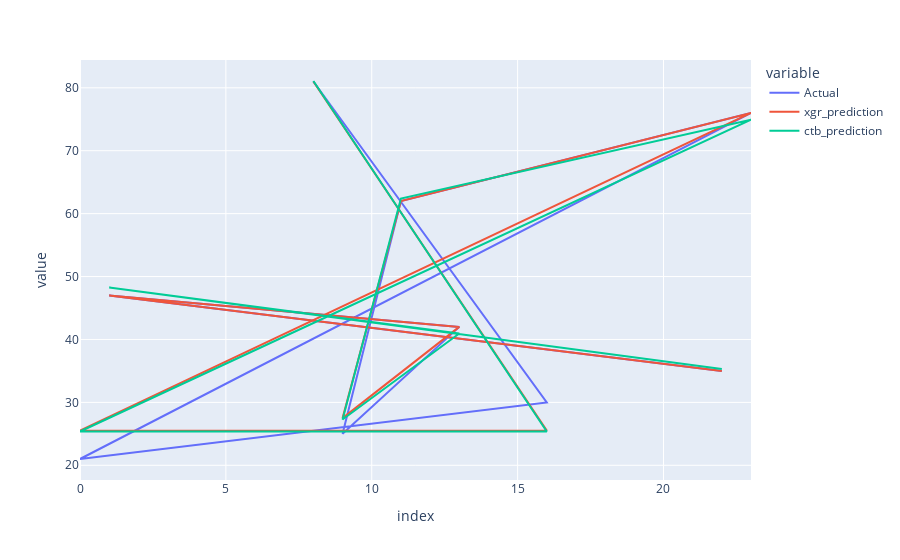

Notebook code cell kept with this figure:
### Code cell
px.line(xgr_df)#visulizing both prediction compared to original scores

### Figure 1 — Plotly figure (JSON) as saved in the notebook; plotly's stock layout.template omitted (floating-point values rounded to 4 significant figures)
{"data": [{"hovertemplate": "variable=Actual<br>index=%{x}<br>value=%{y}<extra></extra>", "legendgroup": "Actual", "line": {"color": "#636efa", "dash": "solid"}, "marker": {"symbol": "circle"}, "mode": "lines", "name": "Actual", "orientation": "v", "showlegend": true, "type": "scatter", "x": [8, 16, 0, 23, 11, 9, 13, 1, 22], "xaxis": "x", "y": [81, 30, 21, 76, 62, 25, 42, 47, 35], "yaxis": "y"}, {"hovertemplate": "variable=xgr_prediction<br>index=%{x}<br>value=%{y}<extra></extra>", "legendgroup": "xgr_prediction", "line": {"color": "#EF553B", "dash": "solid"}, "marker": {"symbol": "circle"}, "mode": "lines", "name": "xgr_prediction", "orientation": "v", "showlegend": true, "type": "scatter", "x": [8, 16, 0, 23, 11, 9, 13, 1, 22], "xaxis": "x", "y": [81.0, 25.5, 25.5, 76.0, 62.0, 27.5, 42.0, 47.0, 35.0], "yaxis": "y"}, {"hovertemplate": "variable=ctb_prediction<br>index=%{x}<br>value=%{y}<extra></extra>", "legendgroup": "ctb_prediction", "line": {"color": "#00cc96", "dash": "solid"}, "marker": {"symbol": "circle"}, "mode": "lines", "name": "ctb_prediction", "orientation": "v", "showlegend": true, "type": "scatter", "x": [8, 16, 0, 23, 11, 9, 13, 1, 22], "xaxis": "x", "y": [81.08, 25.38, 25.38, 74.93, 62.4, 27.29, 40.94, 48.27, 35.32], "yaxis": "y"}], "layout": {"legend": {"title": {"text": "variable"}, "tracegroupgap": 0}, "margin": {"t": 60}, "xaxis": {"anchor": "y", "domain": [0, 1], "title": {"text": "index"}}, "yaxis": {"anchor": "x", "domain": [0, 1], "title": {"text": "value"}}}}
